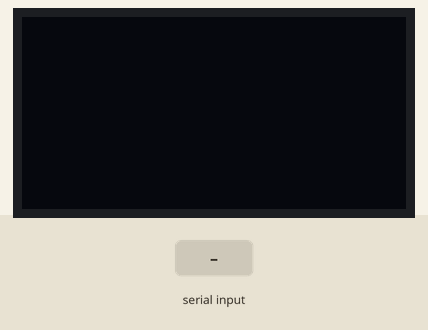
This program was run on a simulated ESP32. Parts: 128×64 one-colour display. Inputs (shaded band) come from the test bench. What the program prints to the serial monitor is not drawn.

Above: at 1.7 s.
1.8 s: "1\n" received over Serial
At 2.8 s:
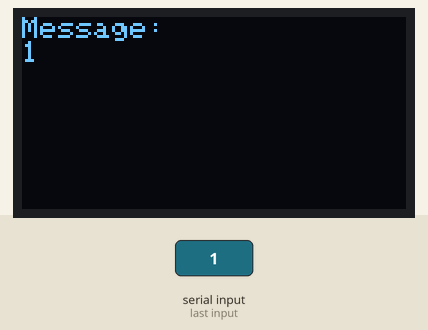
3.3 s: "0\n" received over Serial
At 4.0 s:
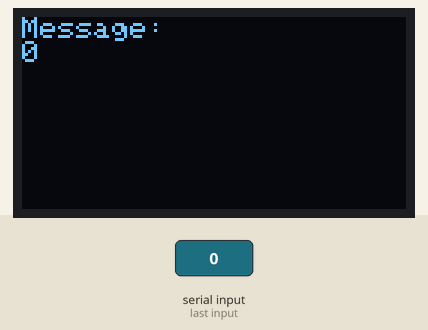
4.8 s: "2\n" received over Serial
Timing chart, 0 to 7.8 s (numbered marks = the images above; inputs shaded):
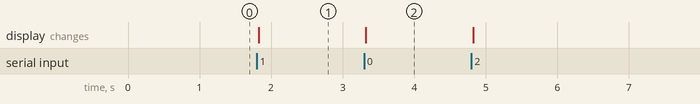

The program:

main.cpp
```cpp
/*
 * Serial echo with ESP32 and I2C OLED SH1106
 *
 * Description (for SSD1306):
 *   https://techexplorations.com/blog/drones/empowering-education-exploring-open-source-hardware-drone-control-with-esp32-and-the-tello-api/
 *
 * Code:
 *   https://github.com/jsolderitsch/ESP32Controller
 *
 * Library Required: Adafruit GFX Library (Version 1.11.9)
 *                   Adafruit_ESP32_SH1106 (Version 1.0.2)
 */

#include <Wire.h>
#include <Adafruit_GFX.h>
#include <Adafruit_SH1106.h>


const unsigned int MAX_MESSAGE_LENGTH = 24;

// Declaration for an SH1106 display connected to I2C (SDA, SCL pins)
#define OLED_RESET 4  // Reset pin
Adafruit_SH1106 display(OLED_RESET);


void setup()
{
    Serial.begin(115200);
    while (!Serial);

    // Initialize OLED display with I2C address 0x3C
    // SSD1306_SWITCHCAPVCC = generate display voltage from 3.3V internally
    display.begin(SH1106_SWITCHCAPVCC, 0x3C);
    delay(500);

    display.display();
    display.setTextSize(1);
    display.setTextColor(WHITE);
    display.setRotation(0);
    display.clearDisplay();
    display.setCursor(0, 0);
}


void loop()
{
    display.clearDisplay();    // Clear the buffer
    display.setCursor(0,0);    // Set cursor to the top-left corner

    // Check to see if anything is available in the serial receive buffer
    while (Serial.available() > 0) {
        // Create a place to hold the incoming message
        static char message[MAX_MESSAGE_LENGTH];
        static unsigned int message_pos = 0;

        // Read the next available byte in the serial receive buffer
        char inByte = Serial.read();

        // Message coming in (check not terminating character) and guard for over message size
        if (inByte != '\n' && (message_pos < MAX_MESSAGE_LENGTH - 1)) {
            //Add the incoming byte to our message
            message[message_pos] = inByte;
            message_pos++;
        }
        // Full message received...
        else {
            // Add null character to string
            message[message_pos] = '\0';

            // Print the message (or do other things)
            Serial.println(message);

            display.println("Message: ");
            display.println(message);
            display.display();  // Update the OLED display
            message_pos = 0;
        }
    }
}
```

Measured:
- after the input at 1.8 s, the display: changes at once (image 1)
- after the input at 3.3 s, the display: changes at once (image 2)
